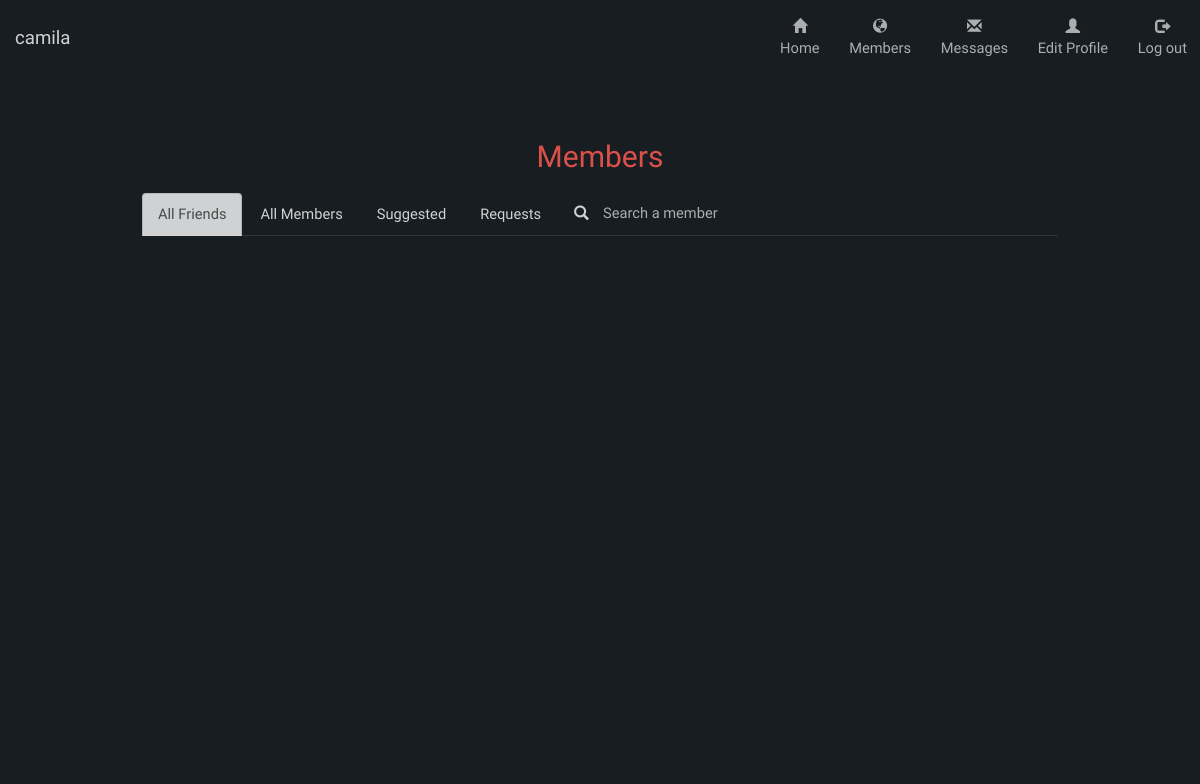
The page /social/members/ (signed in) on the database as committed earlier.
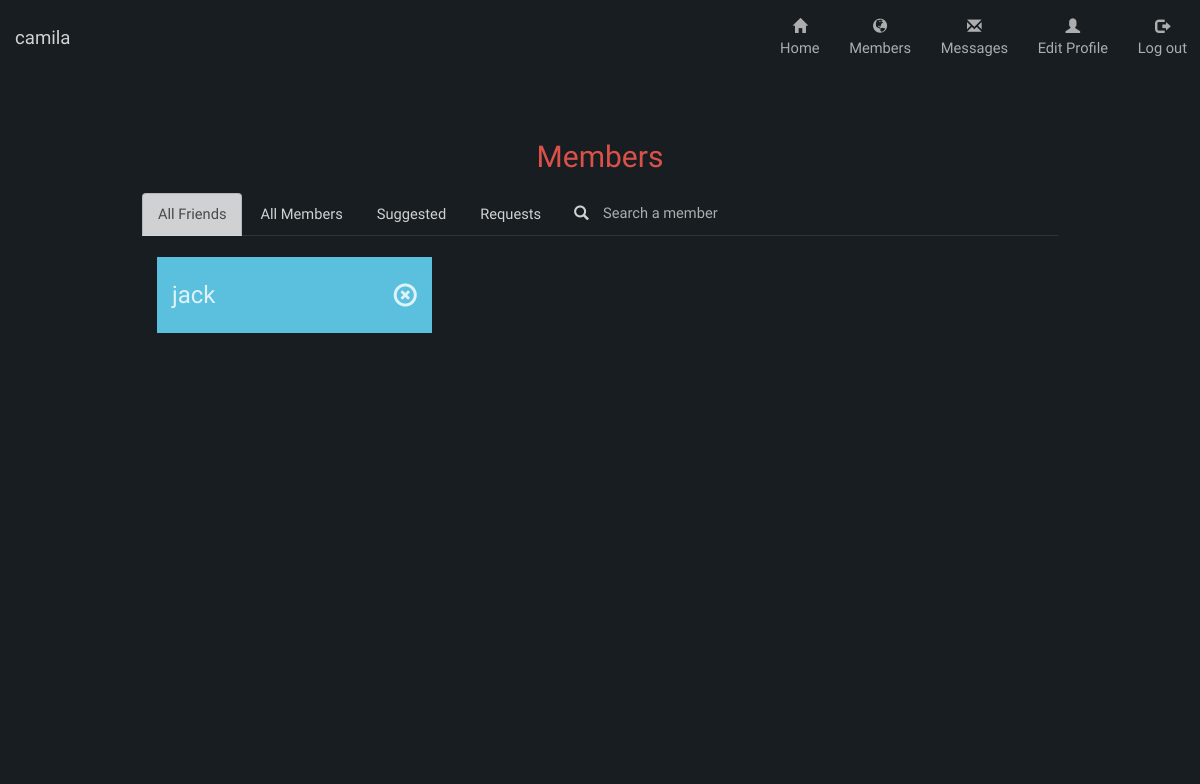
The same page on the database as committed later.
### social/models.py (models this page shows)
class Friends(models.Model):
    friend1 = models.ForeignKey(Member, related_name='%(class)s_friend1')
    friend2 = models.ForeignKey(Member, related_name='%(class)s_friend2')

class Member(models.Model):
    username = models.CharField(max_length=16,primary_key=True)
    password = models.CharField(max_length=16)
    profile = models.OneToOneField(Profile, null=True)
    def __str__(self):
        return self.username

### social/views.py (the view)
    def test(request):
        if 'username' in request.session:
            return f(request)
        else:
            template = loader.get_template('social/not-logged-in.html')
            context = RequestContext(request, {})
            return HttpResponse(template.render(context))

### social/views.py (called while the page is built)
def loggedin(f):
    def test(request):
        if 'username' in request.session:
            return f(request)
        else:
            template = loader.get_template('social/not-logged-in.html')
            context = RequestContext(request, {})
            return HttpResponse(template.render(context))
    return test

### social/templates/social/members.html (shortened to what this page needs)
{% extends "social/base.html" %}
{% block content %}
<div class="content members">
	<div class='main'>
		<h2>Members</h2>
		<ul class="nav nav-tabs">
			<li class="active"><a data-toggle="tab" href="#allfriends">All Friends</a></li>
			<li><a data-toggle="tab" href="#allmembers">All Members</a></li>
			<li><a data-toggle="tab" href="#suggfriends">Suggested</a></li>
			<li><a data-toggle="tab" href="#friendreqs">Requests</a></li>
			<li id="search-tab"><a data-toggle="tab" id="searchfriendstab" href="#searchfriends"><span class="glyphicon glyphicon-search"></span> <input type="text" id="search" name="search" placeholder="Search a member" /> </a></li>
		</ul>
		<div class="tab-content">
			<div id="allfriends" class="tab-pane fade in active">
				<br>
				<div class="row">
					<div class="col-lg-12 col-md-12 col-sm-12 profile-entries-long">
						{% for friend in allFriends %}
						<div class=" col-lg-4 col-md-6 col-sm-6 upperDelFriend">
							<div class="friend-entry">
								<h3 class="friend-name"><a href="/social/members/?view={{friend.friend2}}">{{friend.friend2}}</a> <a class="delFriend" data-attr="{{friend.friend2}}"> <span class="glyphicon glyphicon-remove-circle friend-stat-glyph"></span> </a><h3>
								</div>
								<br>
							</div>
							{% endfor %}
						</div>
					</div>
				</div>
							</div>
						</div>
						{% endblock %}

Rows that differ between the two databases and show on the page:
added Friends: friend2 "jack"
